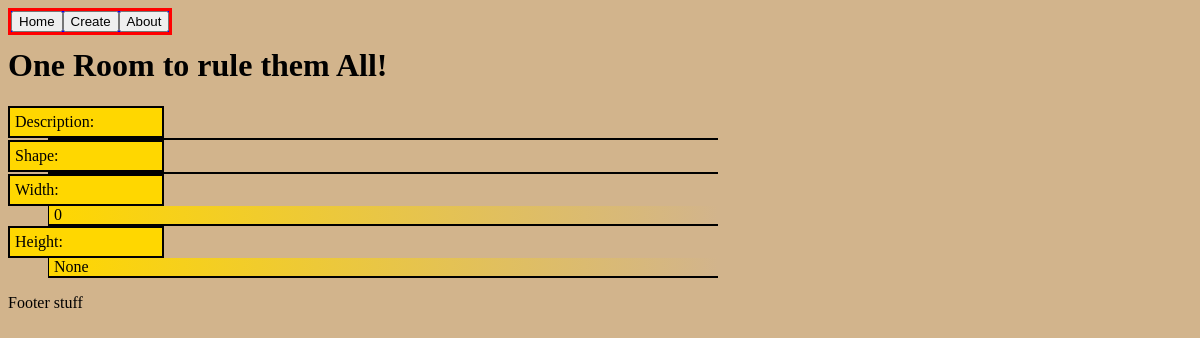
/rooms/1/, run on an earlier commit of the app's database.
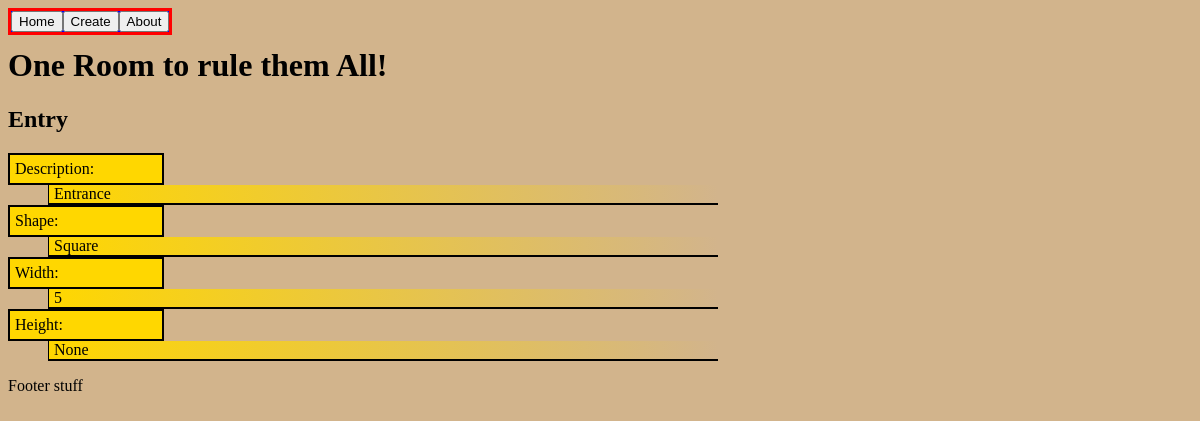
And on a later commit of the database.
### rooms/models.py (models this page shows)
class Room(models.Model):
    SHAPES = [('Square', 'Square'), ('Circle', 'Circle'), ('Oval', 'Oval')]
    name = models.CharField(max_length = 50)
    description = models.TextField()
    shape = models.CharField(max_length = 100, choices=SHAPES)
    width = models.IntegerField()
    height = models.IntegerField()
    doors = models.ManyToManyField('Door')

### rooms/views.py (the view)
# urls.py: path('rooms/<int:room_id>/', views.room_detail, name='room_detail'),
def room_detail(request, room_id):
    try:
        room = Room.objects.get(id=room_id)
    except Room.DoesNotExist:
        raise Http404('Room does not exist. Go Build it!')
    return render(request, 'room_detail.html', {'room': room})

### room/templates/room_detail.html (shortened to what this page needs)
{% extends "base.html" %}
{% block content %}
<h1>One Room to rule them All!</h1>
<div>
    <dl>
        <h2>{{ room.name|capfirst }}</h2>
        <dt>Description:</dt>
        <dd>{{ room.description }}</dd>
        <dt>Shape:</dt>
        <dd>{{ room.shape }}</dd>
        <dt>Width:</dt>
        <dd>{{ room.width }}</dd>
        <dt>Height:</dt>
        <dd>{{ room.height }}</dd>
    </dl>
</div>
{% endblock %}

What changed in the data, as far as the page shows it:
changed Room "None": name (not shown) → "Entry"; description (not shown) → "Entrance"; shape (not shown) → "Square"; width "0" → "5"
